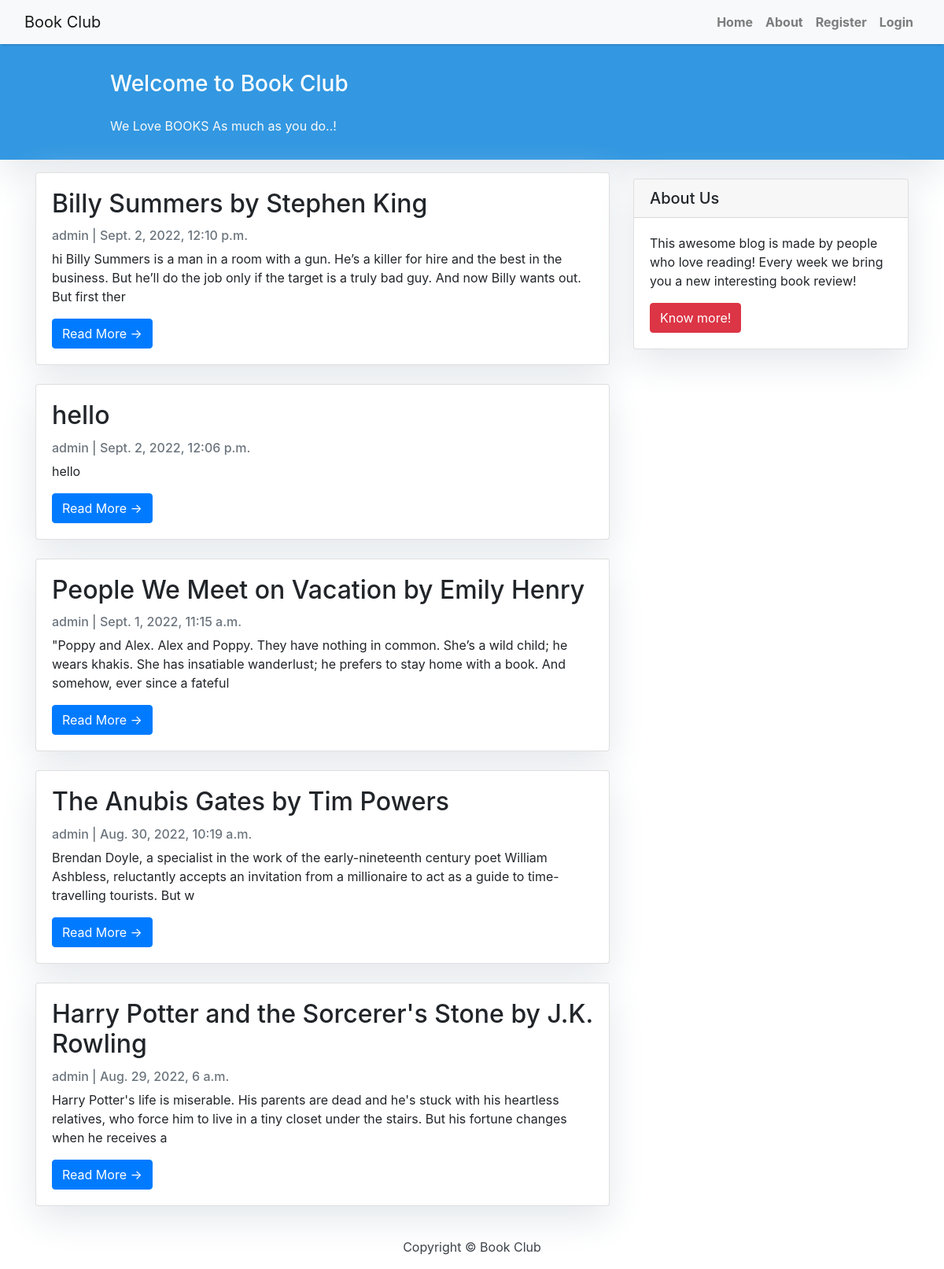
The app's page /, older data.
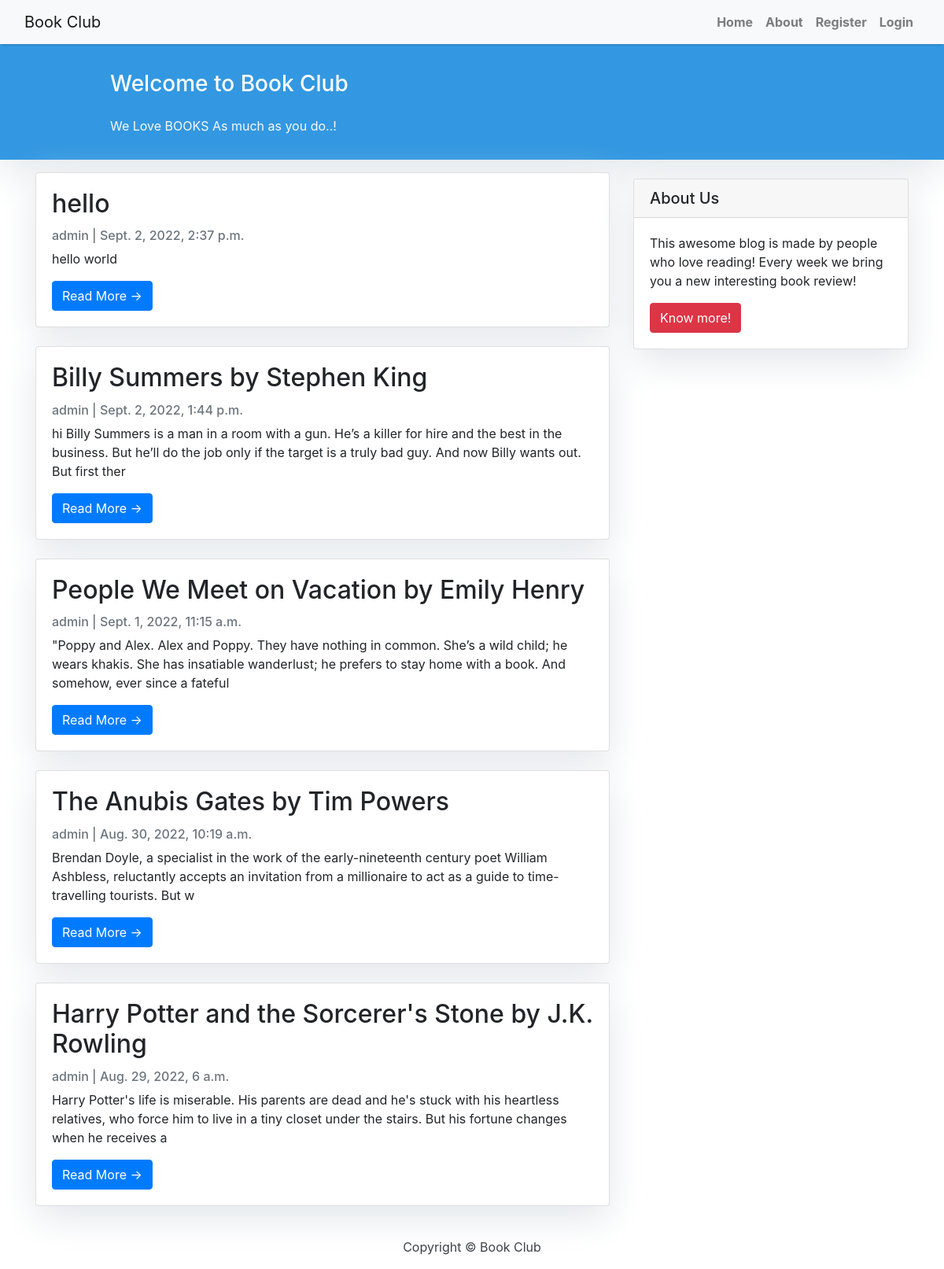
The same page, newer data.
### blog/models.py (models this page shows, shortened)
class Post(models.Model):
    author = models.ForeignKey(settings.AUTH_USER_MODEL, on_delete=models.CASCADE)
    title = models.CharField(max_length=200)
    text = models.TextField()
    created_date = models.DateTimeField(default=timezone.now)
    published_date = models.DateTimeField(blank=True, null=True)

### blog/views.py (the view)
# urls.py: path('', views.index, name='index'),
def index(request):
    posts = Post.objects.filter(published_date__lte=timezone.now()).order_by('-published_date')
    return render(request, 'index.html', {'posts': posts})

### templates/index.html
{% extends "base.html" %}
{% load static %}
{% block content %}
<div class="container">
    <div class="row">
        <div class="col-md-8 mt-3 left">
            {% for post in posts %}
            <div class="card mb-4">
                <div class="card-body">
                    <h2 class="card-title">{{ post.title }}</h2>
                    <p class="card-text text-muted h6">{{ post.author }} | {{ post.published_date}} </p>
                    <p class="card-text">{{post.text|slice:":200" }}</p>
                    <a href="{% url 'details' pk=post.pk %}" class="btn btn-primary">Read More &rarr;</a>
                </div>
            </div>
            {% endfor %}
        </div>
        {% block sidebar %} {% include 'sidebar.html' %} {% endblock sidebar %}
    </div>
</div>
{% endblock content %}

Row changes from the older to the newer data that the page shows:
changed Post "hello": published_date "Sept. 2, 2022, 12:06 p.m." → "Sept. 2, 2022, 2:37 p.m."; text "hello" → "hello world"; moves up the list
changed Post "Billy Summers by Stephen King": published_date "Sept. 2, 2022, 12:10 p.m." → "Sept. 2, 2022, 1:44 p.m."
